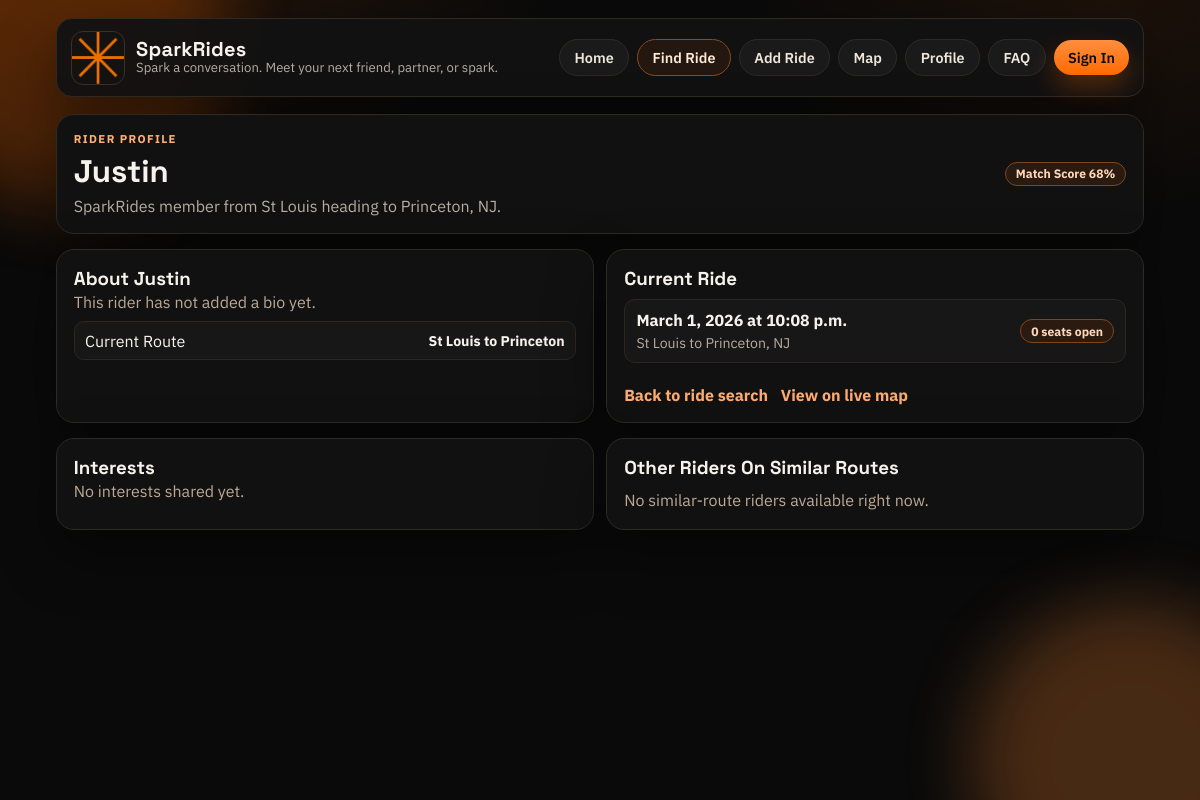
Screenshot of /riders/3/ with the database file from the repository.
### rides/models.py (models this page shows, shortened)
class Person(models.Model):
  first_name = models.CharField(max_length=64)
  origination = models.CharField(max_length=64)
  destination_city = models.CharField(max_length=64)
  destination_state = models.CharField(max_length=2)
  date = models.DateField()
  time = models.TimeField()
  taking_passengers = models.BooleanField(default=False)
  seats_available = models.IntegerField(default=0)
  age = models.PositiveSmallIntegerField(null=True, blank=True)
  relationship_status = models.CharField(max_length=40, blank=True, default="")
  occupation = models.CharField(max_length=120, blank=True, default="")
  interests = models.CharField(max_length=280, blank=True, default="")
  personality_style = models.CharField(max_length=120, blank=True, default="")
  looking_for = models.CharField(max_length=180, blank=True, default="")
  bio = models.TextField(blank=True, default="")

### rides/views.py (the view)
# urls.py: path("riders/<int:person_id>/", views.rider_profile, name="rider_profile"),
def rider_profile(request, person_id):
  rider = get_object_or_404(Person, pk=person_id)
  rider_interests = _split_csv(rider.interests)
  rider_intents = _split_csv(rider.looking_for)
  similar_riders = (
    Person.objects.filter(
      destination_city=rider.destination_city,
      destination_state=rider.destination_state,
      taking_passengers=True,
      seats_available__gt=0,
    )
    .exclude(pk=rider.pk)
    .order_by("date", "time")[:4]
  )
  return render(
    request,
    "rider_profile.html",
    {
      "nav_page": "search",
      "rider": rider,
      "rider_interests": rider_interests,
      "rider_intents": rider_intents,
      "compatibility_score": _compatibility_score(rider),
      "similar_riders": similar_riders,
    },
  )

### rides/views.py (called while the page is built)
def _split_csv(value):
  return [item.strip() for item in (value or "").split(",") if item.strip()]

def _compatibility_score(person):
  profile_bonus = min(12, len(_split_csv(person.interests)) * 2)
  intent_bonus = 4 if person.looking_for else 0
  seats_bonus = min(8, person.seats_available * 2)
  score = min(98, 68 + profile_bonus + intent_bonus + seats_bonus)
  return f"{score}%"

### rides/templates/rider_profile.html (shortened to what this page needs)
{% extends "base.html" %}
{% block content %}
<section class="profile-hero">
  <div>
    <p class="eyebrow">Rider Profile</p>
    <h1 class="panel-title">{{ rider.first_name }}{% if rider.age %}, {{ rider.age }}{% endif %}</h1>
    <p class="panel-subtitle">
      {% if rider.occupation %}{{ rider.occupation }}{% else %}SparkRides member{% endif %}
      from {{ rider.origination }} heading to {{ rider.destination_city }}, {{ rider.destination_state }}.
    </p>
  </div>
  <div class="profile-badges">
    <span class="pill pill-yes">Match Score {{ compatibility_score }}</span>
  </div>
</section>
<section class="split-panel">
  <article class="split-card">
    <h3>About {{ rider.first_name }}</h3>
    {% if rider.bio %}
    <p class="text-block">{{ rider.bio }}</p>
    {% else %}
    <p class="empty-state">This rider has not added a bio yet.</p>
    {% endif %}
    <div class="destination-list">
      <div class="destination-row">
        <span>Current Route</span>
        <strong>{{ rider.origination }} to {{ rider.destination_city }}</strong>
      </div>
    </div>
  </article>
  <article class="split-card">
    <h3>Current Ride</h3>
    <div class="mini-list">
      <div class="mini-item">
        <div>
          <strong>{{ rider.date }} at {{ rider.time }}</strong>
          <p>{{ rider.origination }} to {{ rider.destination_city }}, {{ rider.destination_state }}</p>
        </div>
        {% if rider.taking_passengers %}
        <span class="pill pill-yes">{{ rider.seats_available }} seats open</span>
        {% else %}
        <span class="pill pill-no">Not taking passengers</span>
        {% endif %}
      </div>
    </div>
    <div class="profile-actions">
      <a class="inline-link" href="{% url 'rides:index' %}">Back to ride search</a>
      <a class="inline-link" href="{% url 'rides:map' %}">View on live map</a>
    </div>
  </article>
</section>
<section class="split-panel">
  <article class="split-card">
    <h3>Interests</h3>
    {% if rider_interests %}
    <div class="chip-list">
      {% for interest in rider_interests %}
      <span class="chip">{{ interest }}</span>
      {% endfor %}
    </div>
    {% else %}
    <p class="empty-state">No interests shared yet.</p>
    {% endif %}
  </article>
  <article class="split-card">
    <h3>Other Riders On Similar Routes</h3>
    <div class="mini-list">
      {% for person in similar_riders %}
      <div class="mini-item">
        <div>
          <a class="rider-link" href="{% url 'rides:rider_profile' person.id %}"><strong>{{ person.first_name }}</strong></a>
          <p>{{ person.origination }} to {{ person.destination_city }}, {{ person.destination_state }}</p>
        </div>
        <span class="pill pill-yes">{{ person.seats_available }} seats</span>
      </div>
      {% empty %}
      <p class="empty-state">No similar-route riders available right now.</p>
      {% endfor %}
    </div>
  </article>
</section>
{% endblock %}

### static/site.css (style rules this page uses)
:root { --bg: #0a0a0a; --surface: #111111; --surface-alt: #171717; --surface-soft: #1f1f1f; --ink: #f6f3ed; --muted: #b7ada1; --line: #2e2a24; --orange: #ff6a00; --orange-soft: #ff8a33; --orange-glow: rgba(255, 106, 0, 0.18); --shadow: 0 24px 60px rgba(0, 0, 0, 0.45); --radius: 18px; }
* { box-sizing: border-box; }
html, body { min-height: 100%; }
body { margin: 0; color: var(--ink); font-family: "IBM Plex Sans", "Segoe UI", sans-serif; background: radial-gradient(900px 380px at 8% -4%, rgba(255, 106, 0, 0.12), transparent 52%), radial-gradient(700px 420px at 92% 0%, rgba(255, 106, 0, 0.08), transparent 52%), var(--bg); }
a { color: inherit; }
.hero-panel, .search-panel, .results-panel, .feature-card, .page-intro, .profile-hero, .split-card, .upcoming-section, .partner-section, .map-section, .info-card { border-radius: var(--radius); border: 1px solid var(--line); background: var(--surface); box-shadow: var(--shadow); }
.eyebrow { margin: 0 0 0.45rem; text-transform: uppercase; letter-spacing: 0.12em; font-size: 0.71rem; font-weight: 700; color: #ffb077; }
.inline-link { display: inline-block; margin-top: 0.72rem; color: #ffab70; font-weight: 700; text-decoration: none; }
.page-intro, .profile-hero { padding: 1.05rem; }
.panel-title { margin: 0; font-family: "Space Grotesk", "IBM Plex Sans", sans-serif; font-size: clamp(1.45rem, 2.8vw, 1.95rem); line-height: 1.14; }
.panel-subtitle { margin: 0.45rem 0 0; color: var(--muted); max-width: 65ch; }
.profile-hero { display: flex; align-items: center; justify-content: space-between; gap: 0.85rem; }
.profile-badges { display: flex; flex-wrap: wrap; gap: 0.45rem; }
.search-panel, .results-panel, .split-card, .upcoming-section { padding: 1.05rem; }
.pill { display: inline-block; border-radius: 999px; padding: 0.2rem 0.62rem; font-weight: 700; font-size: 0.76rem; color: #ffd8bc; background: #26180f; border: 1px solid #55321a; }
.pill-yes { color: #ffd7ba; background: #2a1a0f; border-color: #7e461f; }
.empty-state { margin: 0.14rem 0; color: #bda996; }
.split-panel { display: grid; grid-template-columns: repeat(2, minmax(0, 1fr)); gap: 0.8rem; }
.split-card h3 { margin: 0; font-family: "Space Grotesk", "IBM Plex Sans", sans-serif; }
.profile-actions { margin-top: 0.65rem; display: flex; flex-wrap: wrap; gap: 0.8rem; }
.mini-list { display: grid; gap: 0.58rem; margin-top: 0.58rem; }
.mini-item { display: flex; justify-content: space-between; align-items: center; gap: 0.7rem; border: 1px solid #2f261e; background: var(--surface-alt); border-radius: 11px; padding: 0.62rem 0.7rem; }
.mini-item p { margin: 0.24rem 0 0; color: var(--muted); font-size: 0.88rem; }
.destination-list { display: grid; gap: 0.52rem; margin-top: 0.55rem; }
.destination-row { display: flex; justify-content: space-between; align-items: center; gap: 0.62rem; padding: 0.54rem 0.64rem; border: 1px solid #2f261d; background: var(--surface-alt); border-radius: 10px; }
.destination-row strong { font-size: 0.88rem; }

### rows the page displays
Person: first_name "Justin", origination "St Louis", destination_city "Princeton", destination_state "NJ", date "March 1, 2026", time "10:08 p.m.", seats_available "0"

### other values shown
{{ compatibility_score }} "68%"
